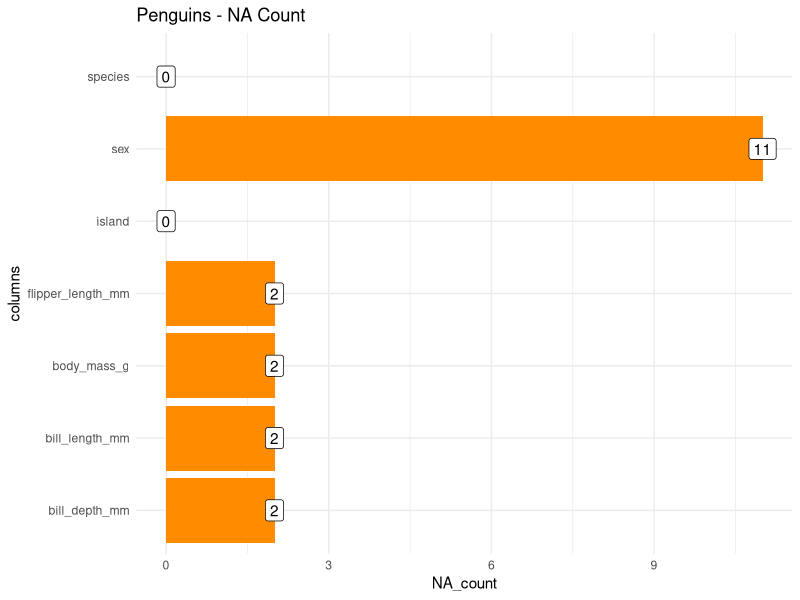
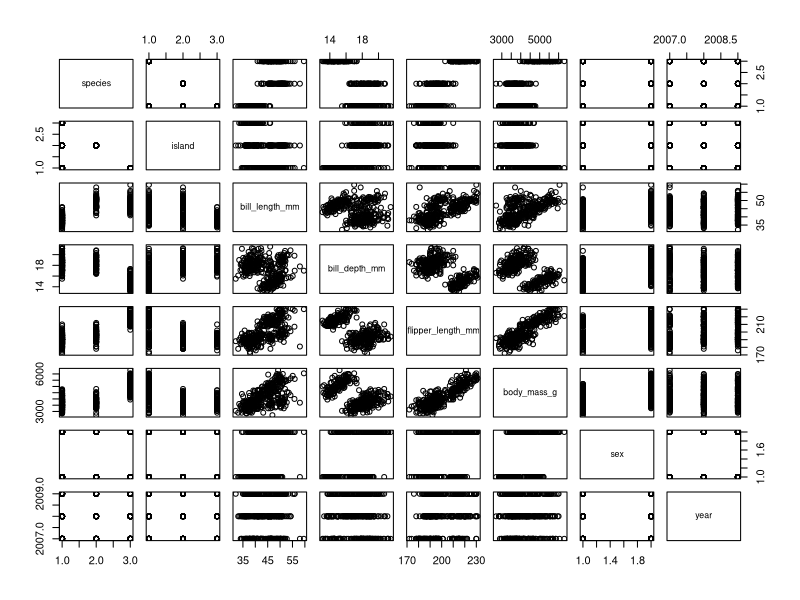
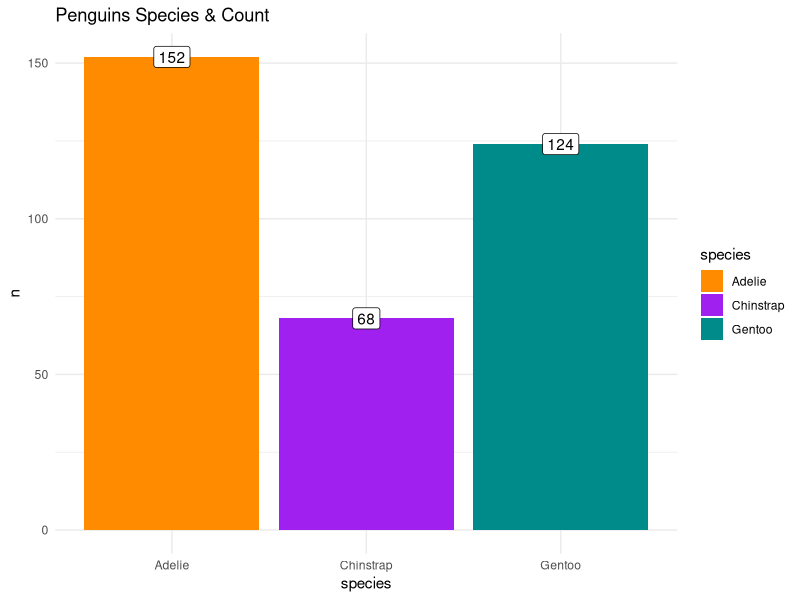
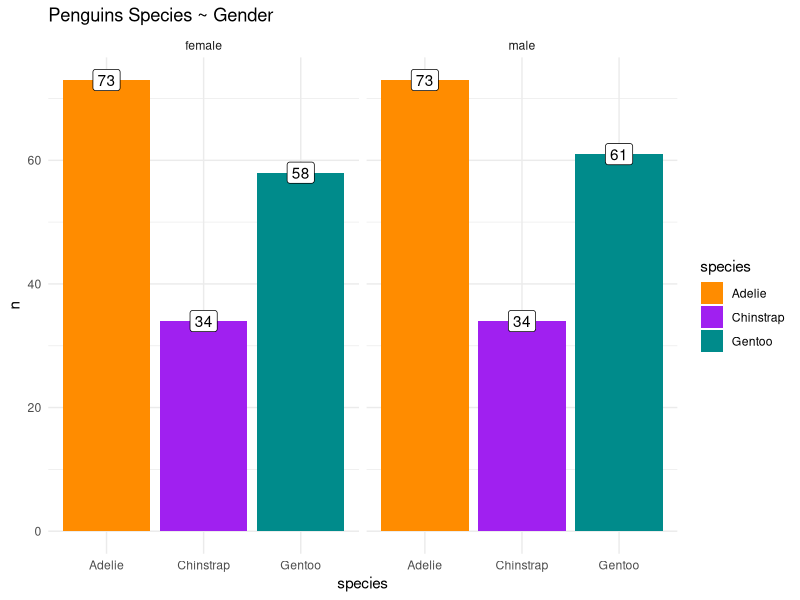
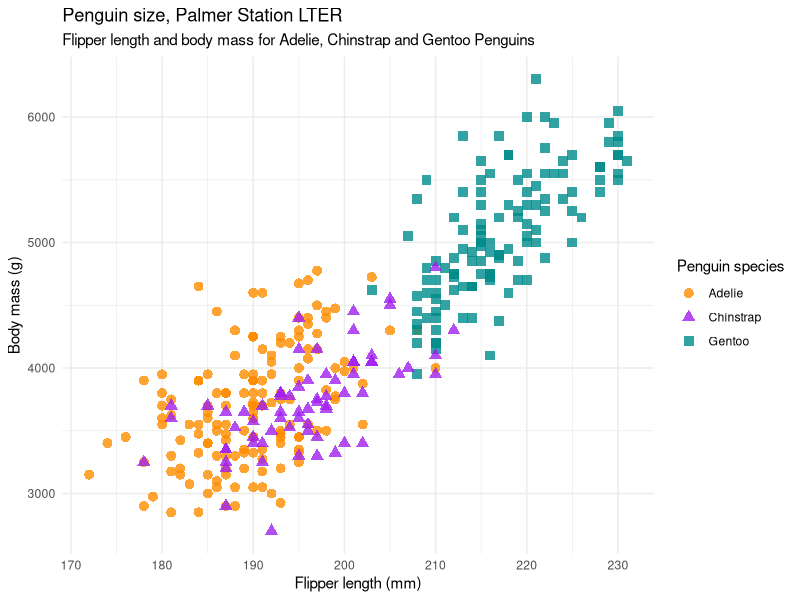
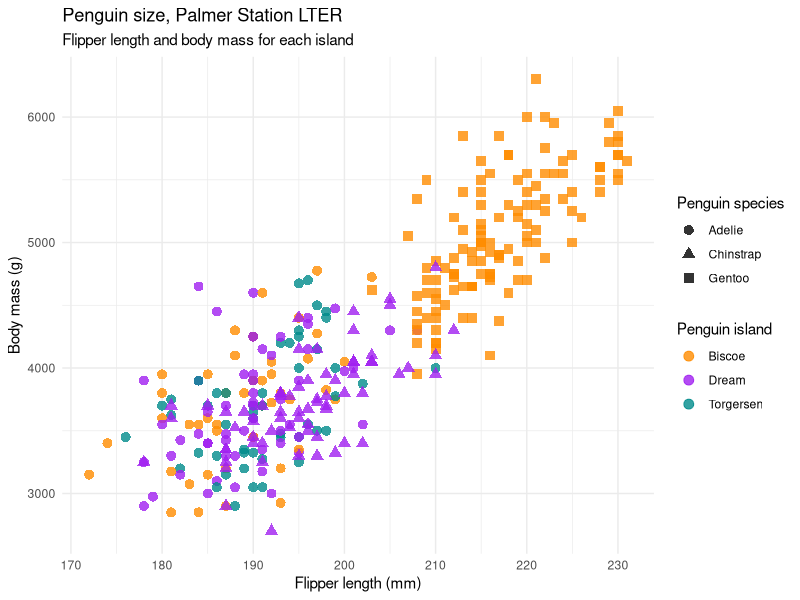
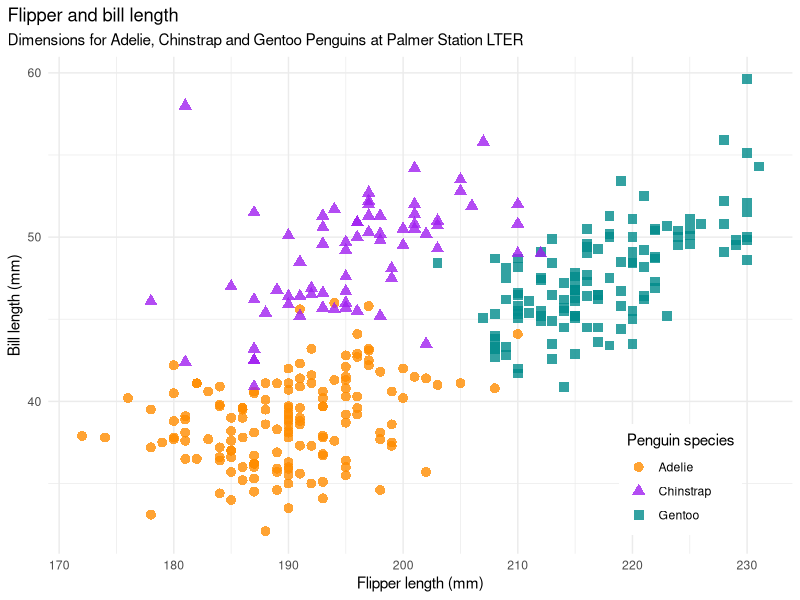
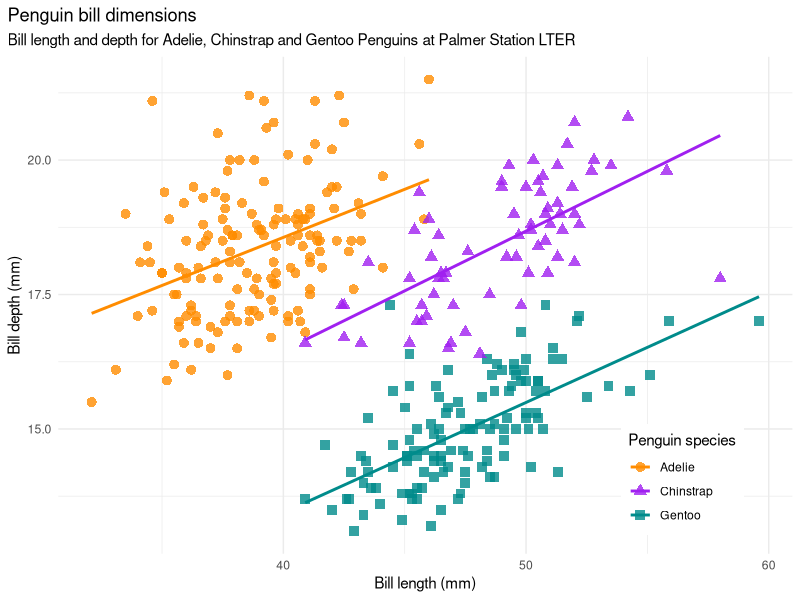

Write R code to recreate these figures, in order.
## ---- chunk 1
knitr::opts_chunk$set(
  cache = FALSE, # if TRUE knitr will cache results to reuse in future knits
  fig.width = 6, # the width for plots created by code chunk
  fig.height = 4, # the height for plots created by code chunk
  fig.align = 'center', # how to align graphics. 'left', 'right', 'center'
  dpi = 300, 
  dev = 'png', # Makes each fig a png, and avoids plotting every data point
  # eval = FALSE, # if FALSE, then the R code chunks are not evaluated
  # results = 'asis', # knitr passes through results without reformatting
  echo = TRUE, # if FALSE knitr won't display code in chunk above it's results
  message = TRUE, # if FALSE knitr won't display messages generated by code
  strip.white = TRUE, # if FALSE knitr won't remove white spaces at beg or end of code chunk
  warning = TRUE, # if FALSE knitr won't display warning messages in the doc
  error = TRUE) # report errors
  # options(tinytex.verbose = TRUE)
## ---- chunk 2
# install.packages("palmerpenguins")
## ---- chunk 3
library(palmerpenguins)
?penguins_raw
## ---- chunk 4
library(tidyverse)
## ---- chunk 5
names(penguins)
## ---- chunk 6
glimpse(penguins)
## ---- chunk 7
penguins %>%
  #group_by(species) %>%
  select(everything()) %>%
  summarise_all(funs(sum(is.na(.)))) %>%
  pivot_longer(cols = 1:7,
               names_to = 'columns',
               values_to = 'NA_count') %>%
  arrange(desc(NA_count)) %>%
  ggplot(aes(y = columns, x = NA_count)) + geom_col(fill = 'darkorange') +
  geom_label(aes(label = NA_count)) +
  #   scale_fill_manual(values = c("darkorange","purple","cyan4")) +
  theme_minimal() +
  labs(title = 'Penguins - NA Count')
## ---- chunk 8
plot(penguins)
## ---- chunk 9
penguins %>%
  count(species) %>%
  ggplot() + geom_col(aes(x = species, y = n, fill = species)) +
  geom_label(aes(x = species, y = n, label = n)) +
  scale_fill_manual(values = c("darkorange", "purple", "cyan4")) +
  theme_minimal() +
  labs(title = 'Penguins Species & Count')
## ---- chunk 10
penguins %>%
  drop_na() %>%
  count(sex, species) %>%
  ggplot() + geom_col(aes(x = species, y = n, fill = species)) +
  geom_label(aes(x = species, y = n, label = n)) +
  scale_fill_manual(values = c("darkorange", "purple", "cyan4")) +
  facet_wrap( ~ sex) +
  theme_minimal() +
  labs(title = 'Penguins Species ~ Gender')
## ---- chunk 11
penguins %>%
  select_if(is.numeric) %>%
  drop_na() %>%
  cor() 
## ---- chunk 12
# library(tidyverse)
ggplot(data = penguins,
       aes(x = flipper_length_mm,
           y = body_mass_g)) +
  geom_point(aes(color = species,
                 shape = species),
             size = 3,
             alpha = 0.8) +
  #theme_minimal() +
  scale_color_manual(values = c("darkorange", "purple", "cyan4")) +
  labs(
    title = "Penguin size, Palmer Station LTER",
    subtitle = "Flipper length and body mass for Adelie, Chinstrap and Gentoo Penguins",
    x = "Flipper length (mm)",
    y = "Body mass (g)",
    color = "Penguin species",
    shape = "Penguin species"
  ) +
  theme_minimal()
## ---- chunk 13
# library(tidyverse)
ggplot(data = penguins,
       aes(x = flipper_length_mm,
           y = body_mass_g)) +
  geom_point(aes(color = island,
                 shape = species),
             size = 3,
             alpha = 0.8) +
  #theme_minimal() +
  scale_color_manual(values = c("darkorange", "purple", "cyan4")) +
  labs(
    title = "Penguin size, Palmer Station LTER",
    subtitle = "Flipper length and body mass for each island",
    x = "Flipper length (mm)",
    y = "Body mass (g)",
    color = "Penguin island",
    shape = "Penguin species"
  ) +
  theme_minimal()
## ---- chunk 14
flipper_bill <- ggplot(data = penguins,
                       aes(x = flipper_length_mm,
                           y = bill_length_mm)) +
  geom_point(aes(color = species,
                 shape = species),
             size = 3,
             alpha = 0.8) +
  theme_minimal() +
  scale_color_manual(values = c("darkorange", "purple", "cyan4")) +
  labs(
    title = "Flipper and bill length",
    subtitle = "Dimensions for Adelie, Chinstrap and Gentoo Penguins at Palmer Station LTER",
    x = "Flipper length (mm)",
    y = "Bill length (mm)",
    color = "Penguin species",
    shape = "Penguin species"
  ) +
  theme(
    legend.position = c(0.85, 0.15),
    legend.background = element_rect(fill = "white", color = NA),
    plot.title.position = "plot",
    plot.caption = element_text(hjust = 0, face = "italic"),
    plot.caption.position = "plot"
  )

flipper_bill
## ---- chunk 15
bill_len_dep <- ggplot(data = penguins,
                       aes(x = bill_length_mm,
                           y = bill_depth_mm,
                           group = species)) +
  geom_point(aes(color = species,
                 shape = species),
             size = 3,
             alpha = 0.8) +
  geom_smooth(method = "lm", se = FALSE, aes(color = species)) +
  theme_minimal() +
  scale_color_manual(values = c("darkorange", "purple", "cyan4")) +
  labs(
    title = "Penguin bill dimensions",
    subtitle = "Bill length and depth for Adelie, Chinstrap and Gentoo Penguins at Palmer Station LTER",
    x = "Bill length (mm)",
    y = "Bill depth (mm)",
    color = "Penguin species",
    shape = "Penguin species"
  ) +
  theme(
    legend.position = c(0.85, 0.15),
    legend.background = element_rect(fill = "white", color = NA),
    plot.title.position = "plot",
    plot.caption = element_text(hjust = 0, face = "italic"),
    plot.caption.position = "plot"
  )

bill_len_dep
## ---- chunk 16
flipper_hist <- ggplot(data = penguins, aes(x = flipper_length_mm)) +
  geom_histogram(aes(fill = species),
                 alpha = 0.5,
                 position = "identity") +
  scale_fill_manual(values = c("darkorange", "purple", "cyan4")) +
  theme_minimal() +
  labs(x = "Flipper length (mm)",
       y = "Frequency",
       title = "Penguin flipper lengths")

flipper_hist
## ---- chunk 17
flipper_box <-
  ggplot(data = penguins, aes(x = species, y = flipper_length_mm)) +
  geom_boxplot(aes(color = species), width = 0.3, show.legend = FALSE) +
  geom_jitter(
    aes(color = species),
    alpha = 0.5,
    show.legend = FALSE,
    position = position_jitter(width = 0.2, seed = 0)
  ) +
  scale_color_manual(values = c("darkorange", "purple", "cyan4")) +
  theme_minimal() +
  labs(x = "Species",
       y = "Flipper length (mm)")

flipper_box
## ---- chunk 18
mass_hist <- ggplot(data = penguins, aes(x = body_mass_g)) +
  geom_histogram(aes(fill = species),
                 alpha = 0.5,
                 position = "identity") +
  scale_fill_manual(values = c("darkorange", "purple", "cyan4")) +
  theme_minimal() +
  labs(x = "Body mass (g)",
       y = "Frequency",
       title = "Penguin body mass")

mass_hist
## ---- chunk 19
ggplot(penguins, aes(x = flipper_length_mm,
                     y = body_mass_g)) +
  geom_point(aes(color = sex)) +
  theme_minimal() +
  scale_color_manual(values = c("darkorange", "cyan4"),
                     na.translate = FALSE) +
  labs(
    title = "Penguin flipper and body mass",
    subtitle = "Dimensions for male and female Adelie, Chinstrap and Gentoo Penguins at Palmer Station LTER",
    x = "Flipper length (mm)",
    y = "Body mass (g)",
    color = "Penguin sex"
  ) +
  theme(
    legend.position = "bottom",
    legend.background = element_rect(fill = "white", color = NA),
    plot.title.position = "plot",
    plot.caption = element_text(hjust = 0, face = "italic"),
    plot.caption.position = "plot"
  ) +
  facet_wrap( ~ species)

## ---- chunk 20
citation('palmerpenguins')
